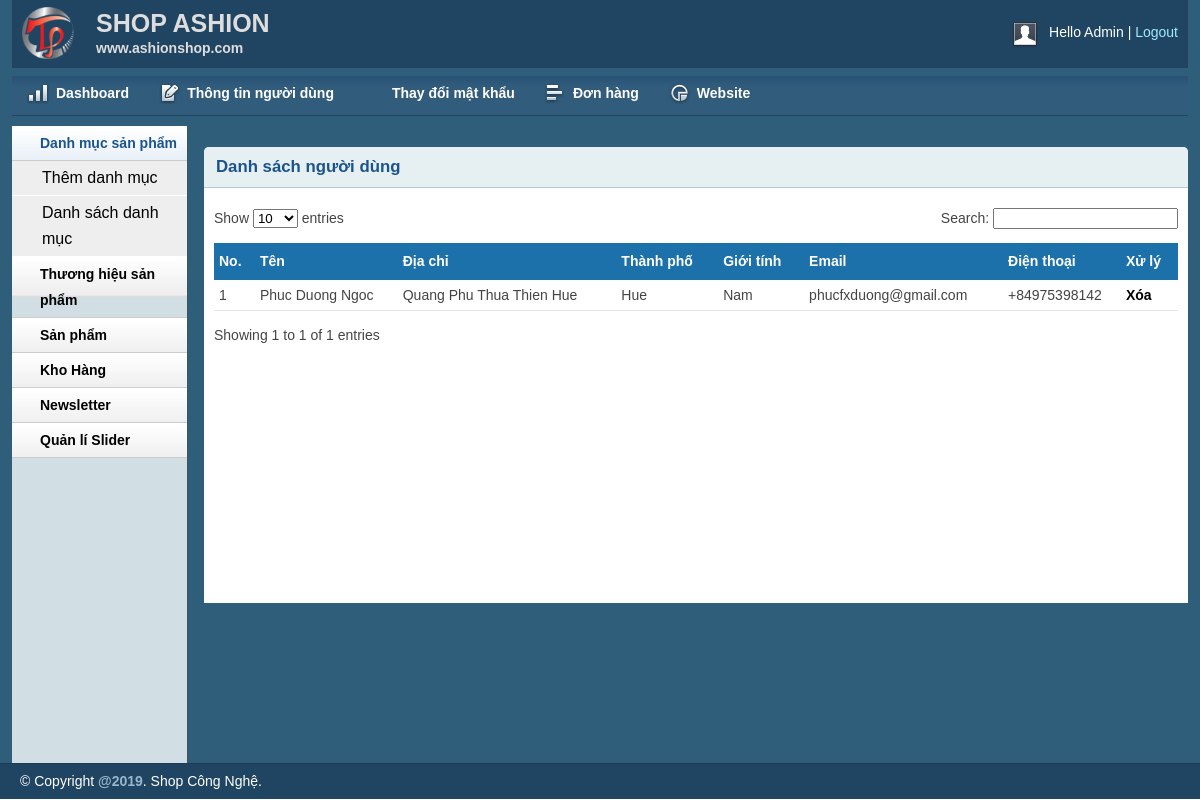
/admin/user.php (signed in), run on an earlier commit of the app's database.
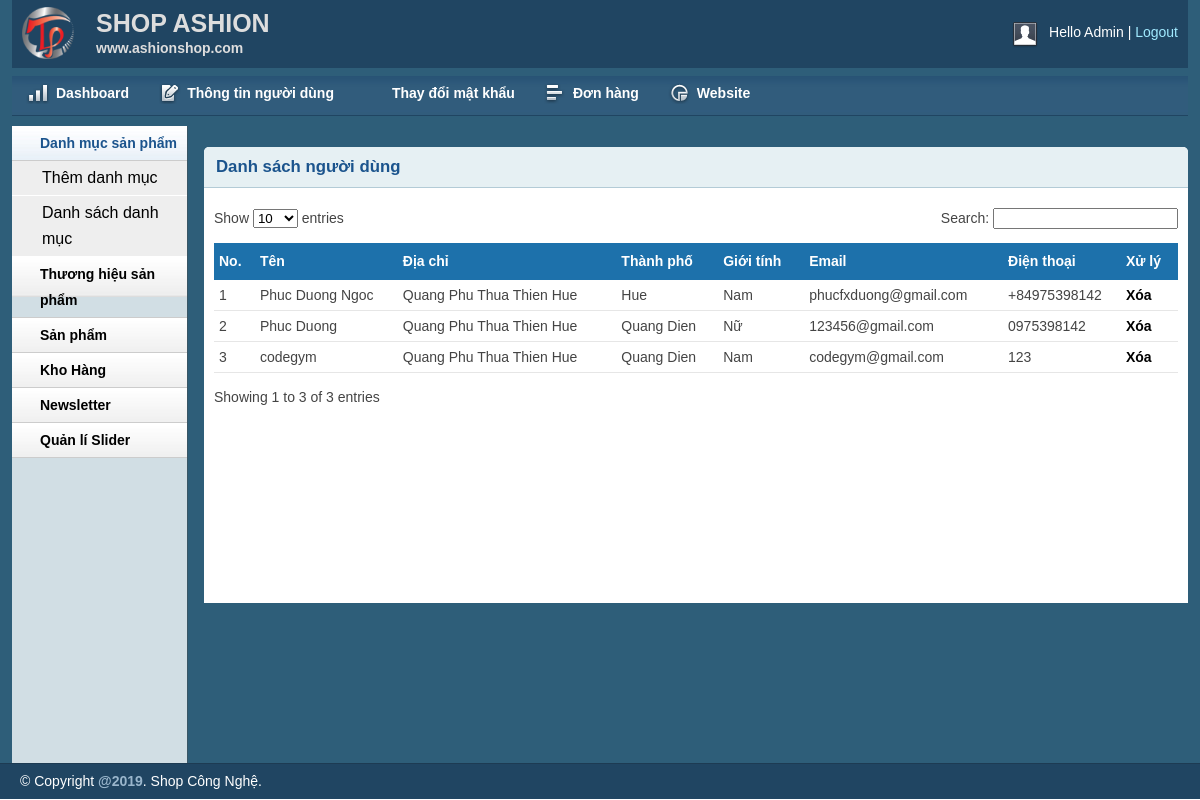
And on a later commit of the database.
### tables this page shows
CREATE TABLE `tbl_customer` (
  `id` int(11) NOT NULL,
  `name` varchar(255) NOT NULL,
  `address` varchar(255) NOT NULL,
  `city` varchar(30) NOT NULL,
  `gender` int(11) NOT NULL DEFAULT 0,
  `phone` varchar(30) NOT NULL,
  `email` varchar(50) NOT NULL,
  `password` varchar(255) NOT NULL
);

### lib/database.php (called while the page is built, shortened)
<?php
Class Database extends PDO{
   public $host   = DB_HOST;
   public $user   = DB_USER;
   public $pass   = DB_PASS;
   public $dbname = DB_NAME;
   public $link;
private function connectDB(){
   $this->link = new mysqli($this->host, $this->user, $this->pass,
    $this->dbname);
    $this->link -> set_charset("utf8");
 }
public function select($query){
  $result = $this->link->query($query) or
   die($this->link->error.__LINE__);
  if($result->num_rows > 0){
    return $result;
  } else {
    return false;
  }
 }
}

### classes/customer.php (called while the page is built, shortened)
<?php
	$filepath = realpath(dirname(__FILE__));
	include_once ($filepath.'/../lib/database.php');
?>
<?php
	class customer
	{
		private $db;
		public function __construct()
		{
			$this->db = new Database();
		}
		public function show_all_customers()
		{
			$query = "SELECT * FROM tbl_customer ";
			$result = $this->db->select($query);
			return $result;
		}
	}
 ?>

### admin/user.php (the view, shortened to what this page needs)
<?php include 'inc/header.php'; ?>
<?php include 'inc/sidebar.php'; ?>
<?php
$filepath = realpath(dirname(__FILE__));
include_once($filepath . '/../classes/cart.php');
include_once($filepath . '/../classes/customer.php');
?>
<?php
$customer = new customer();
?>
<div class="grid_10">
	<div class="box round first grid">
		<h2>Danh sách người dùng</h2>
		<div class="block">
			<table class="data display datatable" id="example">
				<thead>
					<tr>
						<th>No.</th>
						<th>Tên</th>
						<th>Địa chỉ</th>
						<th>Thành phố</th>
						<th>Giới tính</th>
						<th>Email</th>
						<th>Điện thoại</th>
						<th>Xử lý</th>
					</tr>
				</thead>
				<tbody>
					<?php
					$get_info_customer = $customer->show_all_customers();
					if ($get_info_customer) {
						$i = 0;
						while ($result = $get_info_customer->fetch_assoc()) {
							$i++;
					?>
							<tr class="odd gradeX">
								<td><?= $i; ?></td>
								<td><?= $result['name']; ?></td>
								<td><?= $result['address'] ?> </td>
								<td><?= $result['city'] ?></td>
								<td><?= $result['gender']==1?'Nam':'Nữ' ?></td>
								<td><?= $result['email'] ?></td>
								<td><?= $result['phone'] ?></td>
								<td><a href="?customerId=<?= $result['id'] ?>">Xóa</a> </a></td>
							</tr>
					<?php
						}
					}
					?>
				</tbody>
			</table>
		</div>
	</div>
</div>
<?php include 'inc/footer.php'; ?>

### admin/inc/header.php (shortened to what this page needs)
<!DOCTYPE html>
<html>
<head>
    <link rel="stylesheet" type="text/css" href="css/reset.css" media="screen" />
    <link rel="stylesheet" type="text/css" href="css/text.css" media="screen" />
    <link rel="stylesheet" type="text/css" href="css/grid.css" media="screen" />
    <link rel="stylesheet" type="text/css" href="css/layout.css" media="screen" />
    <link rel="stylesheet" type="text/css" href="css/nav.css" media="screen" />
    <link href="css/table/demo_page.css" rel="stylesheet" type="text/css" />
</head>
<body>
    <div class="container_12">
        <div class="grid_12 header-repeat">
            <div id="branding">
                <div class="floatleft logo">
                    <img src="img/livelogo.png" alt="Logo" />
				</div>
				<div class="floatleft middle">
					<h1>SHOP ASHION</h1>
					<p>www.ashionshop.com</p>
				</div>
                <div class="floatright">
                    <div class="floatleft">
                        <img src="img/img-profile.jpg" alt="Profile Pic" /></div>
                    <div class="floatleft marginleft10">
                        <ul class="inline-ul floatleft">
                            <li>Hello Admin</li>
                            <li><a href="?action=logout">Logout</a></li>
                        </ul>
                    </div>
                </div>
            </div>
        </div>
        <div class="grid_12">
            <ul class="nav main">
                <li class="ic-dashboard"><a href="index.php"><span>Dashboard</span></a> </li>
                <li class="ic-form-style"><a href="user.php"><span>Thông tin người dùng</span></a></li>
				<li class="ic-typography"><a href="changepassword.php"><span>Thay đổi mật khẩu</span></a></li>
				<li class="ic-grid-tables"><a href="inbox.php"><span>Đơn hàng</span></a></li>
                <li class="ic-charts"><a href="../index.php"><span>Website</span></a></li>
            </ul>
        </div>

### admin/inc/sidebar.php (shortened to what this page needs)
<div class="grid_2">
    <div class="box sidemenu">
        <div class="block" id="section-menu">
            <ul class="section menu">
                <li><a class="menuitem">Danh mục sản phẩm</a>
                    <ul class="submenu">
                        <li><a href="catadd.php">Thêm danh mục</a> </li>
                        <li><a href="catlist.php">Danh sách danh mục</a> </li>
                    </ul>
                </li>
                <li><a class="menuitem">Thương hiệu sản phẩm</a>
                </li>
                <li><a class="menuitem">Sản phẩm</a>
                </li>
                <li><a class="menuitem">Kho Hàng</a>
                </li>
                <li><a class="menuitem">Newsletter</a>
                </li>
               <li><a class="menuitem">Quản lí Slider</a>
                </li>
            </ul>
        </div>
    </div>
</div>

### admin/inc/footer.php (shortened to what this page needs)
    </div>
    <div id="site_info">
        <p>
         &copy; Copyright <a href="http://trainingwithliveproject.com">@2019</a>. Shop Công Nghệ.
        </p>
    </div>
</body>
</html>

### admin/css/layout.css (style rules this page uses)
body { background: #fff none repeat scroll 0 0; color: #444; font-size: 14px; padding: 0; }
.floatleft { float:left; }
.logo img { margin-top: -15px; width: 52px; }
.middle { margin-left: 22px; margin-top: -14px; }
.middle h1 { color:#ddd;margin:0 }
.middle p { color: #ddd; margin: 0; font-weight: bold; }
.floatright { float:right; }
.inline-ul li { display:inline; color:#fff; }
.marginleft10 { margin-left:10px; }
a { color: #000; font-weight:bold; text-decoration: none; }
.container_12, .container_16 { background:#2E5E79; }
h1, h2, h3, h4, h5, h6 { line-height:1.2em; margin-bottom:.3em; }
h2 { margin-top:1em; }
#branding { font-weight: normal; margin-bottom: 0; padding: 22px 10px 3px; text-align: left; }
.header-repeat { background:url(../img/header-repeat.jpg) repeat-x; }
#branding a { color:#A1EAFF; font-weight:normal; }
#branding a:before { content:" | "; color:#fff; }
#branding ul, #branding ul li { margin:0px; padding:0px; }
#branding li { padding:0px 0px 0px 0px !important; }
.box { background:#fff; margin-bottom:20px; padding:10px 10px 10px 10px; margin-left:-8px; }
.box.grid { padding-bottom:40px; }
.box.round { -moz-border-radius: 5px 5px 0px 0px; -webkit-border-radius: 5px 5px 0px 0px; border-radius: 5px 5px 0px 0px; }
.box h2 { font-size:1.2em; font-weight:bold; color:#1B548D; background:#E6F0F3; margin:-10px -10px 0 -10px; padding:10px 12px; border-bottom:1px solid #B3CBD6; -moz-border-radius: 5px 5px 0px 0px; -webkit-border-radius: 5px 5px 0px 0px; border-radius: 5px 5px 0px 0px; }
.box.first { min-height: 406px; }
.block { padding-top:20px; }
.box.sidemenu { background-color:#D1DEE4; border-right:1px solid #3A5665; padding:0px; margin:0px; cursor:pointer; }
.box.sidemenu .block { padding-top:0px; margin-top:0px; }
p { margin-bottom:1em; }
ul, ol { padding-top:0; }
ul.menu { list-style:none; border-top:1px solid #bbb; }
ul.menu li { margin:0; }
ul.menu li a { display:block; padding:4px 10px; border-bottom:1px solid #ccc; }
ul.menu ul { list-style:none; margin:0; }
ul.menu ul li a { padding-left:30px; }
ul.section { border-top:0; margin-bottom:0; }
ul.section li a { background:url(../img/sidemenu-repeat.jpg) repeat-x; line-height:26px; padding-left:28px; }
ul.section li li a { background:#ddd; border-bottom:1px solid #eee; }
ul.section ul li { text-transform:none; }
ul.section ul.current li a { background: #eee none repeat scroll 0 0; border-bottom: 1px solid #fff; font-size: 16px; font-weight: normal; }
ul.section li a.current { color:#1B548D; background:url(../img/sidemenu-repeat-hover.jpg) repeat-x; }
#site_info { color:#fff; background:#204562; border-top:1px solid #1d3b53; padding-left:20px; }
#site_info p { line-height:35px; margin-bottom:0px; }
#site_info a { color:#9ab6cc; }
.block { padding-bottom:1px; }
table.display { margin: 0 auto; clear: both; width: 100%; }
table#example th { background: #1d71ab !important; }
.sorting_asc { background: #cf4a45 url(../img/table/sort_asc.png) no-repeat center right; padding:8px 5px; text-align:left; color:#fff; }
.sorting { background:#8f8f8f url(../img/table/sort_both.png) no-repeat center right; padding:8px 5px; text-align:left; color:#fff; }
tr.odd { height: 30px; line-height: 30px; border-bottom:1px solid #e6e6e6; }
tr.even { height: 30px; line-height: 30px; border-bottom:1px solid #e6e6e6; }
tr.odd td, tr.even td { padding-left:5px; }

What changed in the data, as far as the page shows it:
added tbl_customer: name "Phuc Duong", address "Quang Phu Thua Thien Hue", city "Quang Dien", gender "Nữ", email "123456@gmail.com", phone "0975398142"
added tbl_customer: name "codegym", address "Quang Phu Thua Thien Hue", city "Quang Dien", gender "Nam", email "codegym@gmail.com", phone "123"
Also different on the page:
text written by a page script: "Show entries Search: Showing 1 to 1 of 1 entries" → "Show entries Search: Showing 1 to 3 of 3 entries"
